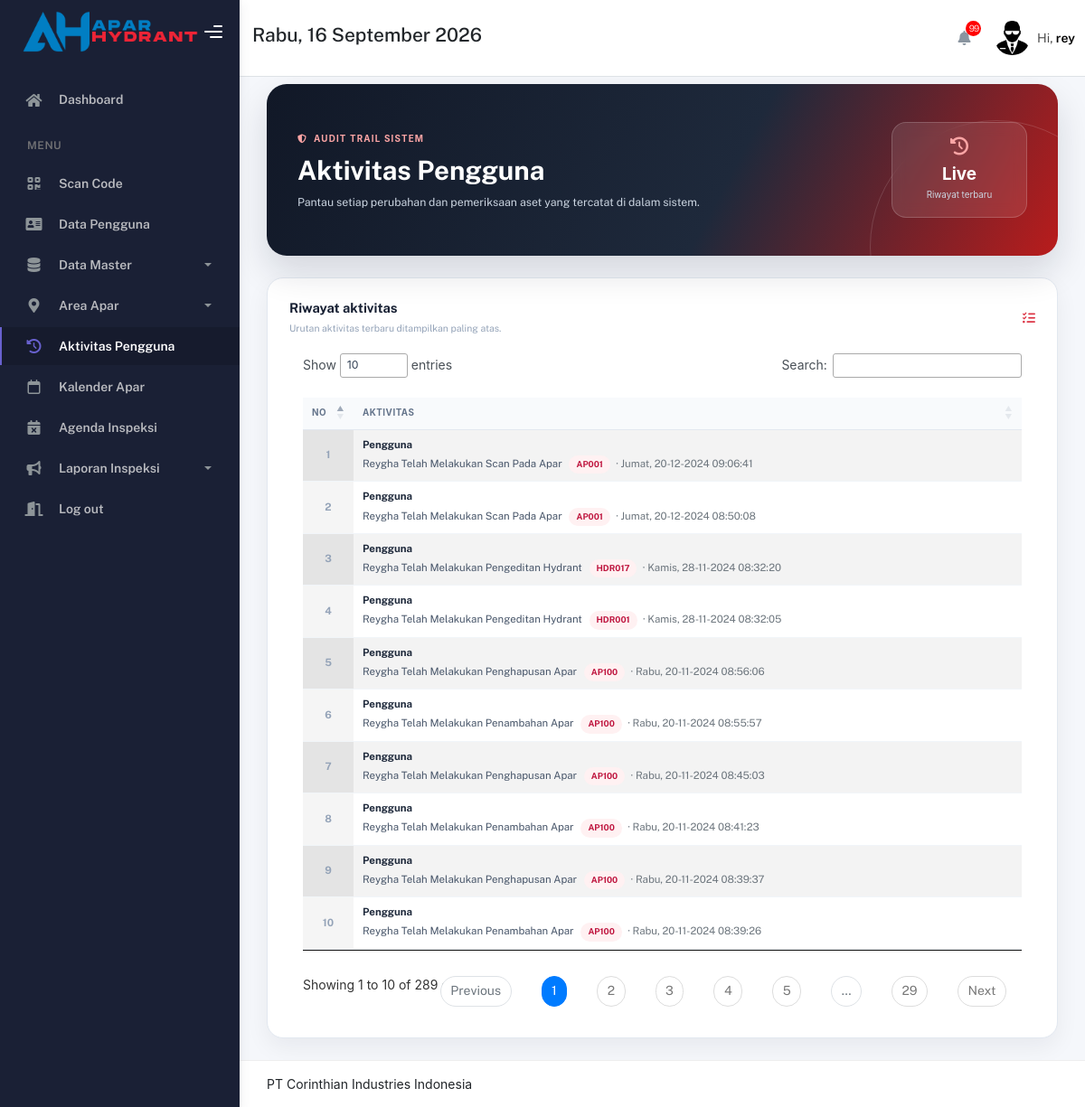
Page /admin/activity.php (signed in) on the committed database.
### tables this page shows
CREATE TABLE `user` (
  `id` int(111) NOT NULL,
  `nama` varchar(200) NOT NULL,
  `username` varchar(200) NOT NULL,
  `password` varchar(200) NOT NULL,
  `level` enum('admin','user') NOT NULL
);

CREATE TABLE `aktivitas` (
  `id` int(231) NOT NULL,
  `code_apar` varchar(231) NOT NULL,
  `tanggal` varchar(231) NOT NULL,
  `keterangan` varchar(231) NOT NULL
);

### admin/activity.php (the view, shortened to what this page needs)
<?php
$user_level = $_SESSION['level'] ?? 'guest';
?>
<!DOCTYPE html>
<html lang="en">
<head>
    <link rel="stylesheet" href="https://cdnjs.cloudflare.com/ajax/libs/font-awesome/6.5.2/css/all.min.css">
    <link rel="stylesheet" type="text/css" href="https://cdn.datatables.net/1.11.3/css/jquery.dataTables.css">
    <link rel="stylesheet" href="../assets/css/bootstrap.min.css" />
    <link rel="stylesheet" href="../assets/css/plugins.min.css" />
    <link rel="stylesheet" href="../assets/css/kaiadmin.min.css" />
    <link rel="stylesheet" href="../assets/css/demo.css" />
    <link rel="stylesheet" href="../assets/css/admin-shell.css" />
</head>
<body>
    <div class="wrapper">
        <div class="sidebar" data-background-color="dark">
            <div class="sidebar-logo">
                <div class="logo-header" data-background-color="dark">
                    <a href="../index.php" class="logo">
                        <img src="../assets/img/logoAH.png" alt="navbar brand" class="navbar-brand" height="200px" width="200px" />
                    </a>
                    <div class="nav-toggle">
                        <button class="btn btn-toggle toggle-sidebar">
                            <i class="gg-menu-right"></i>
                        </button>
                    </div>
                </div>
            </div>
            <div class="sidebar-wrapper scrollbar scrollbar-inner">
                <div class="sidebar-content">
                    <ul class="nav nav-secondary">
                        <li class="nav-item active">
                        <li class="nav-item">
                            <a href="../index.php">
                                <p>Dashboard</p>
                            </a>
                        </li>
                        </li>
                        <li class="nav-section">
                            <h4 class="text-section">Menu</h4>
                        </li>
                        <li class="nav-item">
                            <a href="scan.php">
                                <i class="fa-solid fa-qrcode"></i>
                                <p>Scan Code</p>
                            </a>
                        </li>
                        <?php if ($user_level === 'admin'): ?>
                            <li class="nav-item">
                                <a href="user.php">
                                    <i class="fas fa-address-card"></i>
                                    <p>Data Pengguna</p>
                                </a>
                            </li>
                            <li class="nav-item">
                                <a data-toggle="collapse" href="#apar" aria-expanded="false" aria-controls="apar">
                                    <i class="fa-solid fa-database"></i>
                                    <p>Data Master</p>
                                    <span class="caret"></span>
                                </a>
                            </li>
                            <li class="nav-item">
                                <a data-toggle="collapse" href="#area" aria-expanded="false" aria-controls="area">
                                    <i class="fas fa-map-marker-alt"></i>
                                    <p>Area Apar</p>
                                    <span class="caret"></span>
                                </a>
                            </li>
                            <li class="nav-item active">
                                <a href="activity.php">
                                    <i class="fa-solid fa-clock-rotate-left"></i>
                                    <p>Aktivitas Pengguna</p>
                                </a>
                            </li>
                            <li class="nav-item">
                                <a href="calender-exp.php">
                                    <i class="fa-regular fa-calendar"></i>
                                    <p>Kalender Apar</p>
                                </a>
                            </li>
                            <li class="nav-item">
                                <a href="agenda.php">
                                    <i class="fa-solid fa-calendar-xmark"></i>
                                    <p>Agenda Inspeksi</p>
                                </a>
                            </li>
                        <?php endif; ?>
                        <li class="nav-item">
                            <a data-bs-toggle="collapse" href="#laporan">
                                <i class="fa-solid fa-bullhorn"></i>
                                <p>Laporan Inspeksi</p>
                                <span class="caret"></span>
                            </a>
                        </li>
                        <li class="nav-item">
                            <a href="logout.php" data-admin-logout>
                                <i class="fas fa-door-open"></i>
                                <p>Log out</p>
                            </a>
                        </li>
                    </ul>
                </div>
            </div>
        </div>
        <div class="main-panel">
            <div class="main-header">
                <nav class="navbar navbar-header navbar-header-transparent navbar-expand-lg border-bottom">
                    <div class="container-fluid">
                        <div class="col-md-0 col-sm-0 clearfix">
                            <ul class="navbar-nav pull-left">
                                <li>
                                    <h4>
                                        <div class="date">
                                        </div>
                                    </h4>
                                </li>
                            </ul>
                        </div>
                        <?php
                        include '../koneksi.php';
                        $current_date = date('Y-m-d');
                        $expired_sql = "SELECT code_apar, tanggal_expired FROM data_apar WHERE tanggal_expired < '$current_date'";
                        $expired_result = $koneksi->query($expired_sql);
                        $near_expiry_items = array();
                        $expired_items = array();
                        if ($expired_result->num_rows > 0) {
                            while ($row = $expired_result->fetch_assoc()) {
                                $expired_items[] = $row;
                            }
                        }
                        $res = array_merge($near_expiry_items, $expired_items);
                        $total_items = count($res);
                        ?>
                        <ul class="navbar-nav topbar-nav ms-md-auto align-items-center">
                            <li class="nav-item topbar-icon dropdown hidden-caret">
                                <a class="nav-link dropdown-toggle" href="#" id="notifDropdown" role="button" data-bs-toggle="dropdown" aria-haspopup="true" aria-expanded="false">
                                    <i class="fa fa-bell"></i>
                                    <span class="notification" style="background-color: red;"><?php echo $total_items; ?></span>
                                </a>
                            </li>
                            <?php
                            include '../koneksi.php';
                            $user = $_SESSION['username'];
                            $query = "SELECT * FROM user where username='$user'";
                            $result = mysqli_query($koneksi, $query);
                            while ($row = mysqli_fetch_assoc($result)) {
                            ?>
                                <li class="nav-item topbar-user dropdown hidden-caret">
                                    <a class="dropdown-toggle profile-pic" data-bs-toggle="dropdown" href="#" aria-expanded="false">
                                        <div class="avatar-sm">
                                            <img src="../assets/img/orang.png" alt="..." class="avatar-img rounded-circle" />
                                        </div>
                                        <span class="profile-username">
                                            <span class="op-7">Hi,</span>
                                            <span class="fw-bold"><?php echo htmlspecialchars($_SESSION['nama_pengguna'] ?? $_SESSION['scan_name'] ?? $_SESSION['username'], ENT_QUOTES, 'UTF-8'); ?></span>
                                        </span>
                                    </a>
                                <?php
                            }
                                ?>
                                </li>
                    </div>
                </nav>
            </div>
            <link href="https://maxcdn.bootstrapcdn.com/bootstrap/4.5.2/css/bootstrap.min.css" rel="stylesheet">
            <link rel="stylesheet" href="../assets/css/jquery.dataTables.min.css">
            <div class="container activity-page">
                <div class="page-inner">
                    <section class="activity-hero">
                        <div class="activity-hero__content">
                            <span class="activity-eyebrow"><i class="fa-solid fa-shield-halved mr-1"></i> Audit trail sistem</span>
                            <h1>Aktivitas Pengguna</h1>
                            <p>Pantau setiap perubahan dan pemeriksaan aset yang tercatat di dalam sistem.</p>
                        </div>
                        <div class="activity-hero__stat">
                            <i class="fa-solid fa-clock-rotate-left"></i>
                            <strong>Live</strong>
                            <span>Riwayat terbaru</span>
                        </div>
                    </section>
                    <section class="activity-table-card">
                        <div class="card-body">
                            <div class="activity-table-heading">
                                <div>
                                    <h2>Riwayat aktivitas</h2>
                                    <p>Urutan aktivitas terbaru ditampilkan paling atas.</p>
                                </div>
                                <i class="fa-solid fa-list-check text-danger"></i>
                            </div>
                            <div class="table-responsive">
                                <table id="example" class="display activity-table" style="width:100%">
                                    <thead>
                                        <tr>
                                            <th>No</th>
                                            <th>Aktivitas</th>
                                        </tr>
                                    </thead>
                                    <tbody style="background-color:white;">
                                        <?php
                                        include('../koneksi.php');
                                        $query = "SELECT * FROM aktivitas ORDER BY id DESC";
                                        $result = mysqli_query($koneksi, $query);
                                        $no = 1;
                                        while ($row = mysqli_fetch_assoc($result)) {
                                        ?>
                                            <tr>
                                                <td style="text-align: center;"><?php echo $no; ?></td>
                                                <td>
                                                    <span class="activity-user"><?php echo htmlspecialchars($row['nama_pengguna'] ?? 'Pengguna', ENT_QUOTES, 'UTF-8'); ?></span>
                                                    <?php echo htmlspecialchars($row['keterangan'] ?? '', ENT_QUOTES, 'UTF-8'); ?>
                                                    <span class="activity-code"><?php echo htmlspecialchars($row['code_apar'] ?? '-', ENT_QUOTES, 'UTF-8'); ?></span>
                                                    <span class="text-muted ml-1">&middot; <?php echo htmlspecialchars($row['tanggal'] ?? '', ENT_QUOTES, 'UTF-8'); ?></span>
                                                </td>
                                            </tr>
                                        <?php
                                            $no++;
                                        }
                                        ?>
                                    </tbody>
                                </table>
                            </div>
                        </div>
                </div>
            </div>
            <footer class="footer">
                <div class="container-fluid d-flex justify-content-between">
                    <div class="copyright">
                        PT Corinthian Industries Indonesia
                    </div>
                </div>
            </footer>
        </div>
    </div>
</body>
</html>

### admin/activity.php (style rules this page uses)
.activity-page { min-height: calc(100vh - 150px); background: #f5f7fb; }
.activity-hero { position: relative; display: flex; align-items: center; justify-content: space-between; gap: 24px; min-height: 190px; overflow: hidden; padding: 30px 34px; border-radius: 22px; background: linear-gradient(118deg, #111827, #1e293b 58%, #b91c1c); box-shadow: 0 18px 38px rgba(15, 23, 42, .14); }
.activity-hero::after { position: absolute; right: -72px; bottom: -130px; width: 280px; height: 280px; border: 1px solid rgba(255, 255, 255, .14); border-radius: 50%; content: ""; }
.activity-hero__content, .activity-hero__stat { position: relative; z-index: 1; }
.activity-eyebrow { color: #fca5a5; font-size: .7rem; font-weight: 700; letter-spacing: .12em; text-transform: uppercase; }
.activity-hero h1 { margin: 9px 0 7px; color: #fff; font-size: clamp(1.5rem, 3vw, 2.1rem); font-weight: 700; }
.activity-hero p { margin: 0; color: #cbd5e1; font-size: .88rem; }
.activity-hero__stat { min-width: 150px; padding: 16px 18px; border: 1px solid rgba(255, 255, 255, .18); border-radius: 16px; background: rgba(255, 255, 255, .1); color: #fff; text-align: center; backdrop-filter: blur(8px); }
.activity-hero__stat i { display: block; margin-bottom: 7px; color: #fca5a5; font-size: 20px; }
.activity-hero__stat strong, .activity-hero__stat span { display: block; }
.activity-hero__stat strong { font-size: 1.35rem; }
.activity-hero__stat span { margin-top: 2px; color: #cbd5e1; font-size: .7rem; }
.activity-table-card { margin-top: 24px; border: 1px solid #e2e8f0; border-radius: 18px; background: #fff; box-shadow: 0 10px 26px rgba(15, 23, 42, .06); }
.activity-table-card .card-body { padding: 24px; }
.activity-table-heading { display: flex; align-items: center; justify-content: space-between; gap: 16px; margin-bottom: 18px; }
.activity-table-heading h2 { margin: 0; color: #172033; font-size: 1.05rem; font-weight: 700; }
.activity-table-heading p { margin: 4px 0 0; color: #94a3b8; font-size: .75rem; }
#example { width: 100% !important; border-collapse: separate; border-spacing: 0; }
#example thead th { border: 0; border-bottom: 1px solid #e2e8f0; background: #f8fafc !important; color: #64748b; font-size: .7rem; font-weight: 700; letter-spacing: .05em; text-transform: uppercase; }
#example tbody td { border: 0; border-bottom: 1px solid #f1f5f9; color: #475569; font-size: .82rem; vertical-align: middle; }
#example tbody td:first-child { color: #94a3b8; font-weight: 700; text-align: center; }
.activity-user { display: block; margin-bottom: 3px; color: #1e293b; font-weight: 700; }
.activity-code { display: inline-flex; align-items: center; margin-left: 5px; padding: 3px 8px; border-radius: 999px; background: #fff1f2; color: #be123c; font-size: .68rem; font-weight: 700; }

### rows in the picture
aktivitas: nama_pengguna "Pengguna", keterangan "Reygha Telah Melakukan Scan Pada Apar", code_apar "AP001", tanggal "Jumat, 20-12-2024 09:06:41"
aktivitas: nama_pengguna "Pengguna", keterangan "Reygha Telah Melakukan Scan Pada Apar", code_apar "AP001", tanggal "Jumat, 20-12-2024 08:50:08"
aktivitas: nama_pengguna "Pengguna", keterangan "Reygha Telah Melakukan Pengeditan Hydrant", code_apar "HDR017", tanggal "Kamis, 28-11-2024 08:32:20"
aktivitas: nama_pengguna "Pengguna", keterangan "Reygha Telah Melakukan Pengeditan Hydrant", code_apar "HDR001", tanggal "Kamis, 28-11-2024 08:32:05"
aktivitas: nama_pengguna "Pengguna", keterangan "Reygha Telah Melakukan Penghapusan Apar", code_apar "AP100", tanggal "Rabu, 20-11-2024 08:56:06"
aktivitas: nama_pengguna "Pengguna", keterangan "Reygha Telah Melakukan Penambahan Apar", code_apar "AP100", tanggal "Rabu, 20-11-2024 08:55:57"
aktivitas: nama_pengguna "Pengguna", keterangan "Reygha Telah Melakukan Penghapusan Apar", code_apar "AP100", tanggal "Rabu, 20-11-2024 08:45:03"
aktivitas: nama_pengguna "Pengguna", keterangan "Reygha Telah Melakukan Penambahan Apar", code_apar "AP100", tanggal "Rabu, 20-11-2024 08:41:23"
aktivitas: nama_pengguna "Pengguna", keterangan "Reygha Telah Melakukan Penghapusan Apar", code_apar "AP100", tanggal "Rabu, 20-11-2024 08:39:37"
aktivitas: nama_pengguna "Pengguna", keterangan "Reygha Telah Melakukan Penambahan Apar", code_apar "AP100", tanggal "Rabu, 20-11-2024 08:39:26"

### other values in the picture
$total_items "99"
